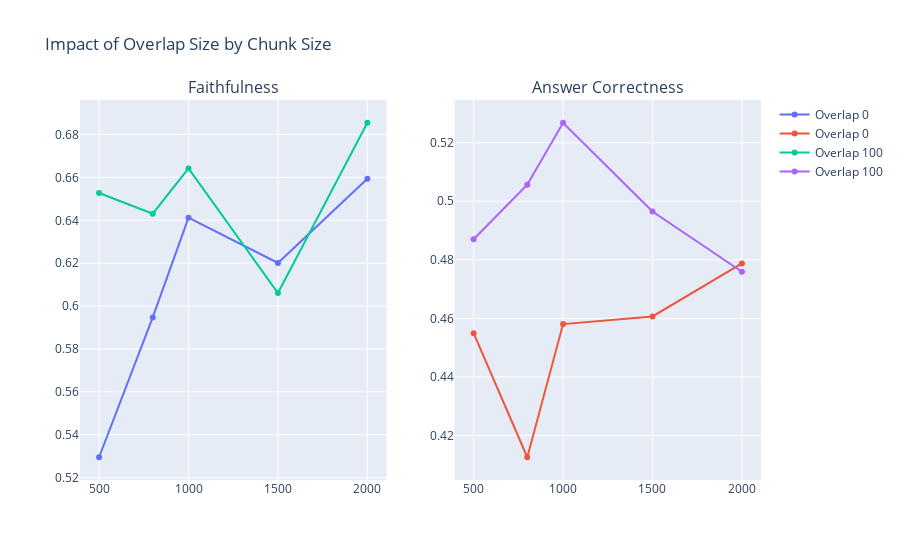

Here is the notebook cell this chart was saved with:
### Markdown cell above
## Overlap Size Impact

### Code cell
overlap_impact = df.pivot_table(
    index='chunk_size',
    columns='overlap_size',
    values=['faithfulness', 'answer_correctness'],
    aggfunc='mean'
)

fig = make_subplots(rows=1, cols=2, subplot_titles=('Faithfulness', 'Answer Correctness'))

for overlap in df['overlap_size'].unique():
    fig.add_trace(
        go.Scatter(
            x=overlap_impact.index,
            y=overlap_impact[('faithfulness', overlap)],
            name=f'Overlap {overlap}',
            mode='lines+markers'
        ),
        row=1, col=1
    )
    
    fig.add_trace(
        go.Scatter(
            x=overlap_impact.index,
            y=overlap_impact[('answer_correctness', overlap)],
            name=f'Overlap {overlap}',
            mode='lines+markers'
        ),
        row=1, col=2
    )

fig.update_layout(height=500, title_text="Impact of Overlap Size by Chunk Size")
fig.show()

### Figure 1 — Plotly figure (JSON) as saved in the notebook; plotly's stock layout.template omitted (floating-point values rounded to 4 significant figures)
{"data": [{"mode": "lines+markers", "name": "Overlap 0", "type": "scatter", "x": [500, 800, 1000, 1500, 2000], "xaxis": "x", "y": [0.5295, 0.5947, 0.6412, 0.6201, 0.6594], "yaxis": "y"}, {"mode": "lines+markers", "name": "Overlap 0", "type": "scatter", "x": [500, 800, 1000, 1500, 2000], "xaxis": "x2", "y": [0.4549, 0.4125, 0.458, 0.4606, 0.4788], "yaxis": "y2"}, {"mode": "lines+markers", "name": "Overlap 100", "type": "scatter", "x": [500, 800, 1000, 1500, 2000], "xaxis": "x", "y": [0.6527, 0.6431, 0.6642, 0.6061, 0.6855], "yaxis": "y"}, {"mode": "lines+markers", "name": "Overlap 100", "type": "scatter", "x": [500, 800, 1000, 1500, 2000], "xaxis": "x2", "y": [0.487, 0.5057, 0.5268, 0.4965, 0.4759], "yaxis": "y2"}], "layout": {"annotations": [{"font": {"size": 16}, "showarrow": false, "text": "Faithfulness", "x": 0.225, "xanchor": "center", "xref": "paper", "y": 1, "yanchor": "bottom", "yref": "paper"}, {"font": {"size": 16}, "showarrow": false, "text": "Answer Correctness", "x": 0.775, "xanchor": "center", "xref": "paper", "y": 1, "yanchor": "bottom", "yref": "paper"}], "autosize": true, "title": {"text": "Impact of Overlap Size by Chunk Size"}, "xaxis": {"anchor": "y", "autorange": true, "domain": [0, 0.45], "range": [398.9, 2101.0], "type": "linear"}, "xaxis2": {"anchor": "y2", "autorange": true, "domain": [0.55, 1], "range": [398.9, 2101.0], "type": "linear"}, "yaxis": {"anchor": "x", "autorange": true, "domain": [0, 1], "range": [0.5166, 0.6984], "type": "linear"}, "yaxis2": {"anchor": "x2", "autorange": true, "domain": [0, 1], "range": [0.4031, 0.5363], "type": "linear"}}}
